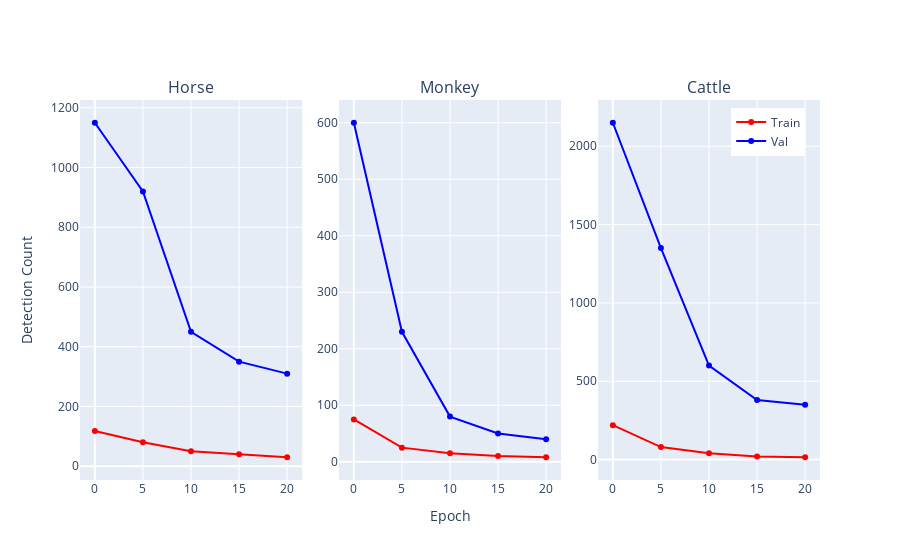

Source (notebook cell):
### Markdown cell above
# few shot ablation on categories

### Code cell
import plotly.graph_objects as go
from plotly.subplots import make_subplots

def create_multi_animal_plot(all_data, x_name, y_name):
    try:
        fig = make_subplots(
            rows=1, cols=len(all_data),
            subplot_titles=[name for name, _ in all_data],
            shared_xaxes=True,
            shared_yaxes=False,
            horizontal_spacing=0.05
        )

        colors = {'train': 'red', 'val': 'blue'}

        for col_idx, (animal_name, data) in enumerate(all_data, 1):
            try:
                x_train = [float(str(x).lower().replace('epoch', '')) if isinstance(x, (str, int, float)) else float(x)
                           for x in data["Train"]["x"]]
                x_val = [float(str(x).lower().replace('epoch', '')) if isinstance(x, (str, int, float)) else float(x)
                         for x in data["Val"]["x"]]
            except ValueError as e:
                raise ValueError(f"Could not convert x values to float for {animal_name}: {e}. Ensure x values are numeric or 'epochN' format.")

            if set(x_train) != set(x_val):
                raise ValueError(f"x values for {animal_name} Train and Val must match after conversion.")

            fig.add_trace(
                go.Scatter(
                    x=x_train, y=data["Train"]["y"],
                    mode='lines+markers', name='Train',
                    line=dict(color=colors['train']),
                    showlegend=(col_idx == len(all_data)),
                    legendgroup='trainval'
                ),
                row=1, col=col_idx
            )

            fig.add_trace(
                go.Scatter(
                    x=x_val, y=data["Val"]["y"],
                    mode='lines+markers', name='Val',
                    line=dict(color=colors['val']),
                    showlegend=(col_idx == len(all_data)),
                    legendgroup='trainval'
                ),
                row=1, col=col_idx
            )

            fig.update_xaxes(
                title_text=x_name if col_idx == (len(all_data) + 1) // 2 else "",
                row=1, col=col_idx
            )

            fig.update_yaxes(
                title_text=y_name if col_idx == 1 else "",
                row=1, col=col_idx
            )

        # Update layout to position the legend inside the plot area
        fig.update_layout(
            showlegend=True,
            legend=dict(
                x=0.98,
                y=0.98,
                xanchor='right',
                yanchor='top',
            )
        )

        return fig

    except Exception as e:
        print(f"Error in create_multi_animal_plot: {e}")
        return None

data_horse = {
    "Train": {"x": ["epoch0", "epoch5", "epoch10", "epoch15", "epoch20"], "y": [118, 80, 50, 40, 30]},
    "Val": {"x": ["epoch0", "epoch5", "epoch10", "epoch15", "epoch20"], "y": [1150, 920, 450, 350, 310]}
}
data_monkey = {
    "Train": {"x": ["epoch0", "epoch5", "epoch10", "epoch15", "epoch20"], "y": [75, 25, 15, 10, 8]},
    "Val": {"x": ["epoch0", "epoch5", "epoch10", "epoch15", "epoch20"], "y": [600, 230, 80, 50, 40]}
}
data_cattle = {
    "Train": {"x": ["epoch0", "epoch5", "epoch10", "epoch15", "epoch20"], "y": [220, 80, 40, 20, 15]},
    "Val": {"x": ["epoch0", "epoch5", "epoch10", "epoch15", "epoch20"], "y": [2150, 1350, 600, 380, 350]}
}

all_data = [("Horse", data_horse), ("Monkey", data_monkey), ("Cattle", data_cattle)]
fig_multi = create_multi_animal_plot(all_data, "Epoch", "Detection Count")
if fig_multi:
    fig_multi.show()

### Figure 1 — Plotly figure (JSON) as saved in the notebook; plotly's stock layout.template omitted (floating-point values rounded to 4 significant figures)
{"data": [{"legendgroup": "trainval", "line": {"color": "red"}, "mode": "lines+markers", "name": "Train", "showlegend": false, "type": "scatter", "x": [0, 5, 10, 15, 20], "xaxis": "x", "y": [118, 80, 50, 40, 30], "yaxis": "y"}, {"legendgroup": "trainval", "line": {"color": "blue"}, "mode": "lines+markers", "name": "Val", "showlegend": false, "type": "scatter", "x": [0, 5, 10, 15, 20], "xaxis": "x", "y": [1150, 920, 450, 350, 310], "yaxis": "y"}, {"legendgroup": "trainval", "line": {"color": "red"}, "mode": "lines+markers", "name": "Train", "showlegend": false, "type": "scatter", "x": [0, 5, 10, 15, 20], "xaxis": "x2", "y": [75, 25, 15, 10, 8], "yaxis": "y2"}, {"legendgroup": "trainval", "line": {"color": "blue"}, "mode": "lines+markers", "name": "Val", "showlegend": false, "type": "scatter", "x": [0, 5, 10, 15, 20], "xaxis": "x2", "y": [600, 230, 80, 50, 40], "yaxis": "y2"}, {"legendgroup": "trainval", "line": {"color": "red"}, "mode": "lines+markers", "name": "Train", "showlegend": true, "type": "scatter", "x": [0, 5, 10, 15, 20], "xaxis": "x3", "y": [220, 80, 40, 20, 15], "yaxis": "y3"}, {"legendgroup": "trainval", "line": {"color": "blue"}, "mode": "lines+markers", "name": "Val", "showlegend": true, "type": "scatter", "x": [0, 5, 10, 15, 20], "xaxis": "x3", "y": [2150, 1350, 600, 380, 350], "yaxis": "y3"}], "layout": {"annotations": [{"font": {"size": 16}, "showarrow": false, "text": "Horse", "x": 0.15, "xanchor": "center", "xref": "paper", "y": 1, "yanchor": "bottom", "yref": "paper"}, {"font": {"size": 16}, "showarrow": false, "text": "Monkey", "x": 0.5, "xanchor": "center", "xref": "paper", "y": 1, "yanchor": "bottom", "yref": "paper"}, {"font": {"size": 16}, "showarrow": false, "text": "Cattle", "x": 0.85, "xanchor": "center", "xref": "paper", "y": 1, "yanchor": "bottom", "yref": "paper"}], "legend": {"x": 0.98, "xanchor": "right", "y": 0.98, "yanchor": "top"}, "showlegend": true, "xaxis": {"anchor": "y", "domain": [0, 0.3], "title": {"text": ""}}, "xaxis2": {"anchor": "y2", "domain": [0.35, 0.65], "title": {"text": "Epoch"}}, "xaxis3": {"anchor": "y3", "domain": [0.7, 1], "title": {"text": ""}}, "yaxis": {"anchor": "x", "domain": [0, 1], "title": {"text": "Detection Count"}}, "yaxis2": {"anchor": "x2", "domain": [0, 1], "title": {"text": ""}}, "yaxis3": {"anchor": "x3", "domain": [0, 1], "title": {"text": ""}}}}
